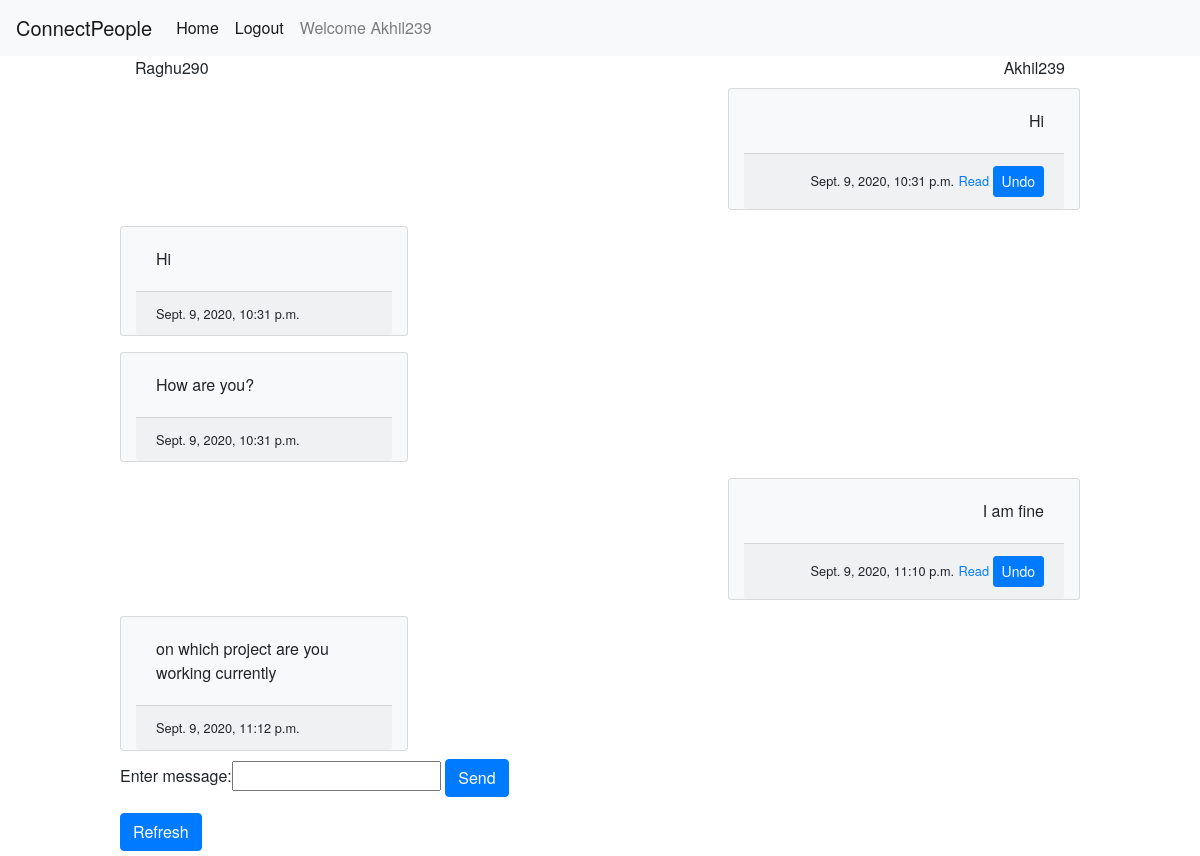
Screenshot of /chatapp/chat/12/13/messages (signed in) with the database file from the repository.
### chatapp/models.py (models this page shows, shortened)
class Message(models.Model):
    msg_text = models.CharField(max_length=200, blank=False)
    send_time = models.DateTimeField(default=datetime.now)
    sender = models.ForeignKey(User, related_name='sender_user', on_delete=models.CASCADE)
    reciever = models.ForeignKey(User, related_name='reciever_user', on_delete=models.CASCADE)
    unread = models.BooleanField(default=True)

### chatapp/decorators.py (the view)
    def wrap(request, *args, **kwargs):
        if request.user.id != kwargs['sender_id']:
            raise PermissionDenied
        else:
            return function(request, *args, **kwargs)

### chatapp/forms.py
class MessageForm(forms.Form):
    message_text = forms.CharField(label="Enter message", max_length=50)

### chatapp/views.py (called while the page is built, shortened)
@login_required
@user_can_see_chat
def chatpage(request, sender_id, reciever_id):
    sender = User.objects.get(pk=sender_id)
    reciever = User.objects.get(pk=reciever_id)
    messages = Message.objects.filter((Q(sender=sender) | Q(sender=reciever)),
                                      (Q(reciever=reciever) | Q(reciever=sender))).order_by("send_time")
    unread_messages = Message.objects.filter(sender=reciever, reciever=sender, unread=True)
    for unread_message in unread_messages:
        unread_message.unread = False
        unread_message.save()
    form = MessageForm()
    context = {'sender': sender, 'reciever': reciever, 'messages': messages, 'form': form}
    return render(request, 'chatapp/chatpage.html', context)

### chatapp/templates/chatapp/chatpage.html (shortened to what this page needs)
{% extends 'chatapp/base.html'%}
{%block content%}
<div class="container">
    <div class="row">
        <div class="col text-left">
            {{reciever.username}}
        </div>
        <div class="col text-right">
            {{sender.username}}
        </div>
    </div>
    {%for message in messages%}
        <div class="row">
            {%if message.sender.id == sender.id%}
                <div class="col"></div>
                <div class="col text-right card text-black bg-light my-2" style="max-width: 22rem;">
                    <div class="card-body">
                        <p class="card-text">
                            {{message.msg_text}}
                        </p>
                    </div>
                    <div class="card-footer">
                        <small class="text-black">{{message.send_time}}</small>
                            {% if message.unread%}
                                <small class="text-black">Sent</small>
                            {% else %}
                                <small class="text-primary"> Read </small>
                            {% endif %}
                        <a class="btn btn-primary btn-sm"
                           href="{%url 'chatapp:delete_chat_message' message.sender_id message.reciever_id message.id%}">
                            Undo
                        </a>
                    </div>
                </div>
            {%else%}
                <div class="col text-left card text-black bg-light my-2" style="max-width: 18rem;">
                    <div class="card-body">
                        <p class="card-text">
                            {{message.msg_text}}
                        </p>
                    </div>
                    <div class="card-footer">
                        <small class="text-black">{{message.send_time}}</small>
                    </div>
                </div>
            {%endif%}
        </div>
    {% endfor %}
</div>
<form action="{% url 'chatapp:chatpage' sender.id reciever.id%}" method="post">
    {{form}}
    <input type="submit" value="Send" class="btn btn-primary">
</form>
<form action="{%url 'chatapp:chatpage' sender.id reciever.id%}">
    <input type="submit" value="Refresh" class="btn btn-primary">
</form>
{%endblock content%}

### chatapp/templates/chatapp/base.html (shortened to what this page needs)
{%load static%}
{% load crispy_forms_tags %}
<link rel="stylesheet" type="text/css" href="{%static 'chatapp/css/bootstrap.css'%}">
<link rel="stylesheet" type="text/css" href="{%static 'chatapp/css/bootstrap.min.css'%}">
<link rel="stylesheet" type="text/css" href="{%static 'chatapp/css/stylesheet.css'%}">
<!DOCTYPE html>
<html lang="en">
    <head>
    </head>
    <body>
    <nav class="navbar navbar-expand navbar-light bg-light">
      <a class="navbar-brand" href="#">ConnectPeople</a>
        <div class="navbar-nav">
            <a class="nav-item nav-link active" href="{%url 'chatapp:home'%}">Home</a>
            {% if user.is_authenticated%}
                <a class="nav-item nav-link active" href="{%url 'accounts:logout'%}">Logout</a>
            {%else%}
                <a class="nav-item nav-link active" href="{% url 'accounts:login'%}">Login</a>
            {%endif%}
            <a class="nav-item nav-link" href="">Welcome {{user.username}}</a>
        </div>
    </nav>
    <div id="content" class=" d-flex-row justify-content-center">
        {%block content%}
        {%endblock content%}
    </div>
    </body>
</html>

### chatapp/static/chatapp/css/stylesheet.css (style rules this page uses)
body { font-family: "HelveticaNeue-Light", "Helvetica Neue Light", "Helvetica Neue", Helvetica, Arial, "Lucida Grande", sans-serif; font-weight: 300; }
#content { width:80%; height:100%; margin: auto auto; }

### rows the page displays
Message: msg_text "Hi", send_time "Sept. 9, 2020, 10:31 p.m.", unread "Read"
Message: msg_text "Hi", send_time "Sept. 9, 2020, 10:31 p.m."
Message: msg_text "How are you?", send_time "Sept. 9, 2020, 10:31 p.m."
Message: msg_text "I am fine", send_time "Sept. 9, 2020, 11:10 p.m.", unread "Read"
Message: msg_text "on which project are you working currently", send_time "Sept. 9, 2020, 11:12 p.m."

### other values shown
{{ user.username }} "Akhil239"
{{ reciever.username }} "Raghu290"
{{ sender.username }} "Akhil239"
